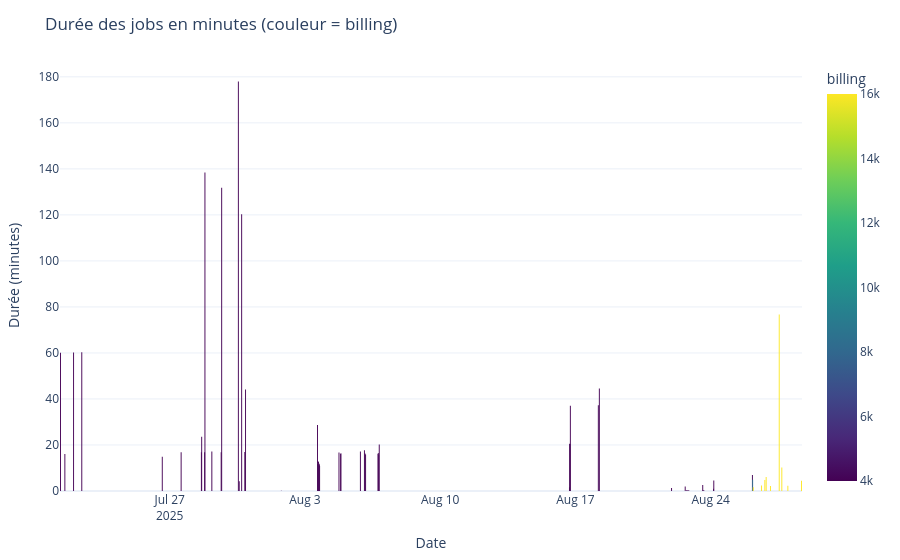

Source (notebook cell):
### Markdown cell above
Graphique qui représente les tâches soumisent dans le temps avec la durée en axe y. La couleur des barres correspond au montant de billing, c’est‑à‑dire la quantité de ressources demandées par la tâche.

### Code cell
# jobs_df = ... # ton DataFrame (colonnes: JobID, Start, End, billing)
fig = plot_job_durations_by_start(
    df=jobs_frame,
    color_scale="Viridis",       # ou "Turbo", "Plasma", "Cividis", ...
    title="Durée des jobs en minutes (couleur = billing)",
    sort_by_start=True,
    show=True
)
